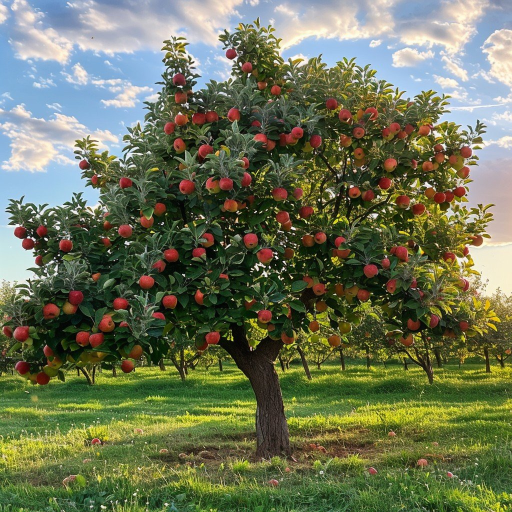
%> input picture Apple_Tree_A.jpg, 1024 x 1024 px (shown at 1/2 size)
$ octave --eval "FindApples;"   (GNU Octave 9; MATLAB toolbox functions it lacks are replaced by stand-ins)
%> lines starting %> are read from the running program, lines starting %| are printed output that depends on the picture; in (x1, y1, x2, y2) boxes, pixels count from 0 and x2, y2 are one past the last pixel; in counts of white or black regions, pixels touching at a corner belong together; the program's own positions count from 1
function FindApples()
    % read the image files - assuming they are in the same directory
    apple_double = im2double(imread("Apple_Tree_A.jpg"));
    apple = imread("Apple_Tree_A.jpg");
%> apple is the input picture: size 1024x1024x3 uint8; mean R, G, B 108.3, 115.4, 86.2
    % create apple template by cropping double image
    rect = [489, 468, 20, 20];
    apple_temp = imcrop(apple_double, rect);
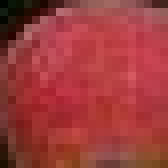
%> apple_temp: size 21x21x3 double (shown 8 times larger); mean R, G, B 0.616, 0.232, 0.232
    figure
    imshow(apple_temp)
    % rgb color of apple
    apple_color = squeeze(apple_temp(10,10,:));
%> apple_color = [0.71; 0.22; 0.251]

    % finds the color matches
    target = [apple_color(1) apple_color(2) apple_color(3)];
%> target = [0.71 0.22 0.251]
    diff = sqrt((apple_double(:,:,1) - target(1)).^2 + ...
                (apple_double(:,:,2) - target(2)).^2 + ...
                (apple_double(:,:,3) - target(3)).^2);
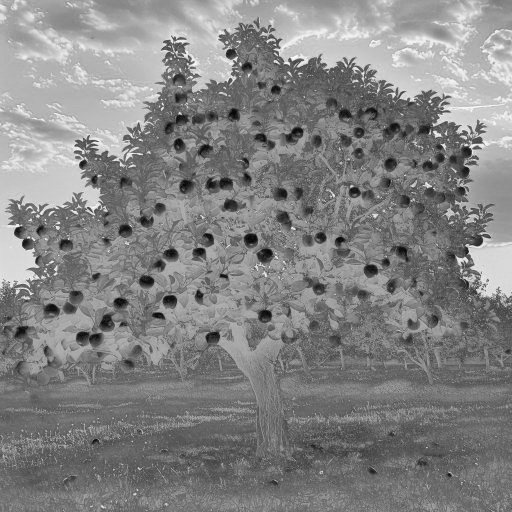
%> diff: size 1024x1024 double (shown at 1/2 size); min 0, max 1.12, mean 0.58; drawn with min black and max white
    mask = diff < 0.28;   % threshold - increase to find more apples
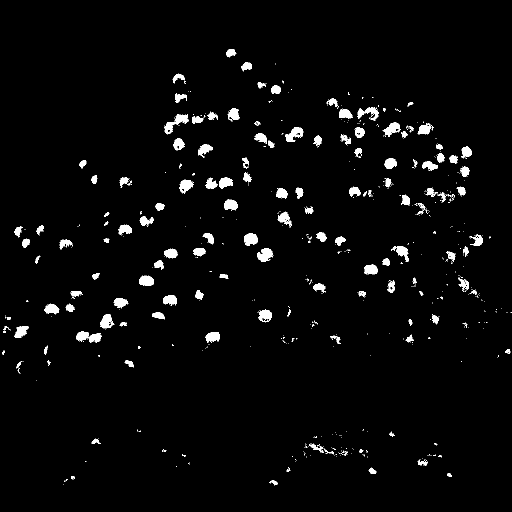
%> mask: size 1024x1024 logical (shown at 1/2 size); 2.9% white; 718 white regions (578 under 20 px), largest, box (x1, y1, x2, y2) and area: (329, 228, 378, 269) 667, (514, 497, 546, 524) 578, (571, 254, 607, 284) 568
    [y_color_match, x_color_match] = find(mask);
%> y_color_match = 30053 values from 99 to 971; x_color_match = 30053 values from 5 to 1024

    % Cluster and draw rectangles
    if ~isempty(x_color_match)
%> (the run ends here)

$ run again, with Apple_Tree_B.jpg copied over Apple_Tree_A.jpg
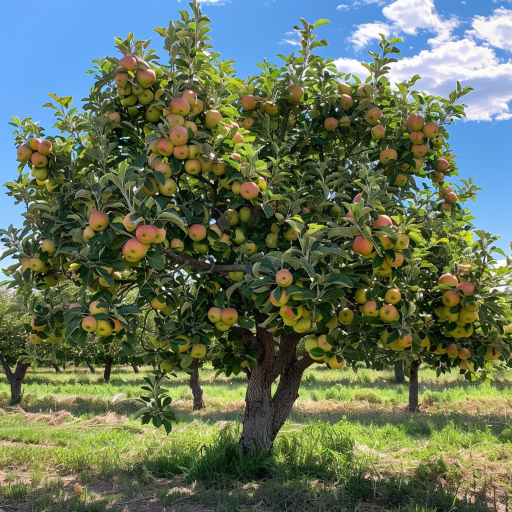
%> input picture Apple_Tree_B.jpg, 1024 x 1024 px (shown at 1/2 size)
%> in FindApples, apple is the input picture: size 1024x1024x3 uint8; mean R, G, B 100.4, 114.6, 91.2
%> apple_color = [0.0275; 0.0549; 0.0275]
%> target = [0.0275 0.0549 0.0275]
%> in FindApples, `diff = sqrt((apple_double(:,:,1) - target(1)).^2 + (apple_double(:,:,2..`:
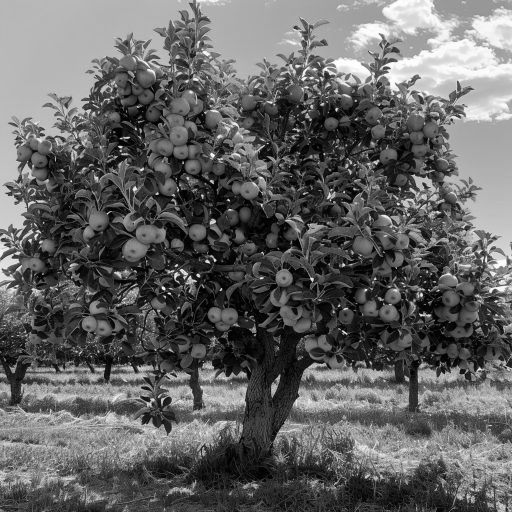
%> diff: size 1024x1024 double (shown at 1/2 size); min 0, max 1.67, mean 0.656; drawn with min black and max white
%> in FindApples, `mask = diff < 0.28;`:
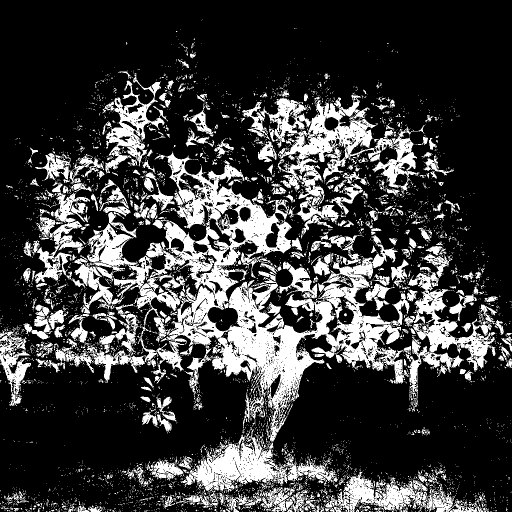
%> mask: size 1024x1024 logical (shown at 1/2 size); 23.8% white; 4895 white regions (4429 under 20 px), largest, box (x1, y1, x2, y2) and area: (273, 303, 819, 885) 82048, (518, 190, 839, 411) 22181, (64, 363, 306, 619) 16591
%> y_color_match = 249662 values from 40 to 1024; x_color_match = 249662 values from 1 to 1024
